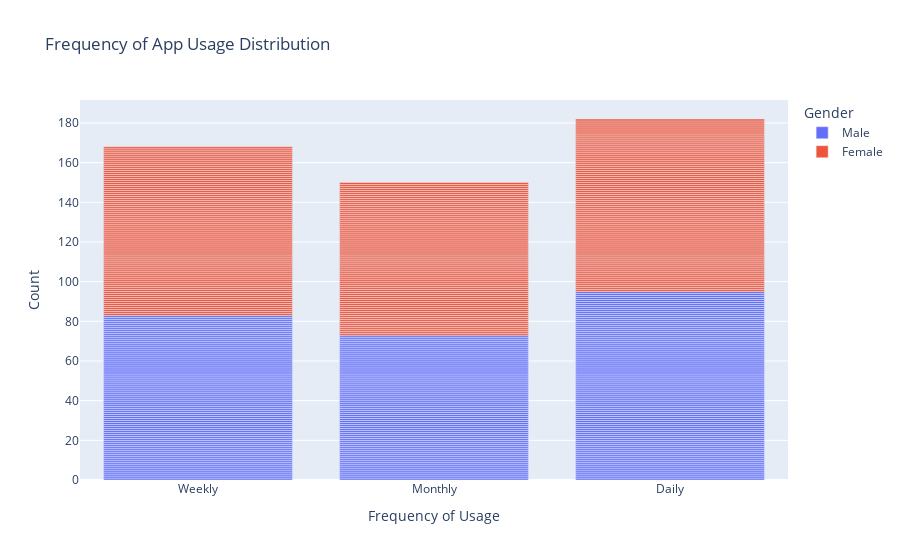

Notebook code for this chart:
### Code cell
fig = px.bar(data,
             x = "Frequency of Usage",
             color = "Gender",
             title = "Frequency of App Usage Distribution")
fig.update_layout(xaxis_title = "Frequency of Usage",
                  yaxis_title = "Count")
fig.show()

### Figure 1 — Plotly figure (JSON) as saved in the notebook; plotly's stock layout.template omitted (floating-point values rounded to 4 significant figures; data arrays with more than 128 entries replaced by an {"elided": "..."} marker saying what was removed)
{"data": [{"alignmentgroup": "True", "hovertemplate": "Gender=Male<br>Frequency of Usage=%{x}<br>count=%{y}<extra></extra>", "legendgroup": "Male", "marker": {"color": "#636efa", "pattern": {"shape": ""}}, "name": "Male", "offsetgroup": "Male", "orientation": "v", "showlegend": true, "textposition": "auto", "type": "bar", "x": {"elided": "251 str values"}, "xaxis": "x", "y": {"elided": "251 int values"}, "yaxis": "y"}, {"alignmentgroup": "True", "hovertemplate": "Gender=Female<br>Frequency of Usage=%{x}<br>count=%{y}<extra></extra>", "legendgroup": "Female", "marker": {"color": "#EF553B", "pattern": {"shape": ""}}, "name": "Female", "offsetgroup": "Female", "orientation": "v", "showlegend": true, "textposition": "auto", "type": "bar", "x": {"elided": "249 str values"}, "xaxis": "x", "y": {"elided": "249 int values"}, "yaxis": "y"}], "layout": {"barmode": "relative", "legend": {"title": {"text": "Gender"}, "tracegroupgap": 0}, "title": {"text": "Frequency of App Usage Distribution"}, "xaxis": {"anchor": "y", "domain": [0, 1], "title": {"text": "Frequency of Usage"}}, "yaxis": {"anchor": "x", "domain": [0, 1], "title": {"text": "Count"}}}}
